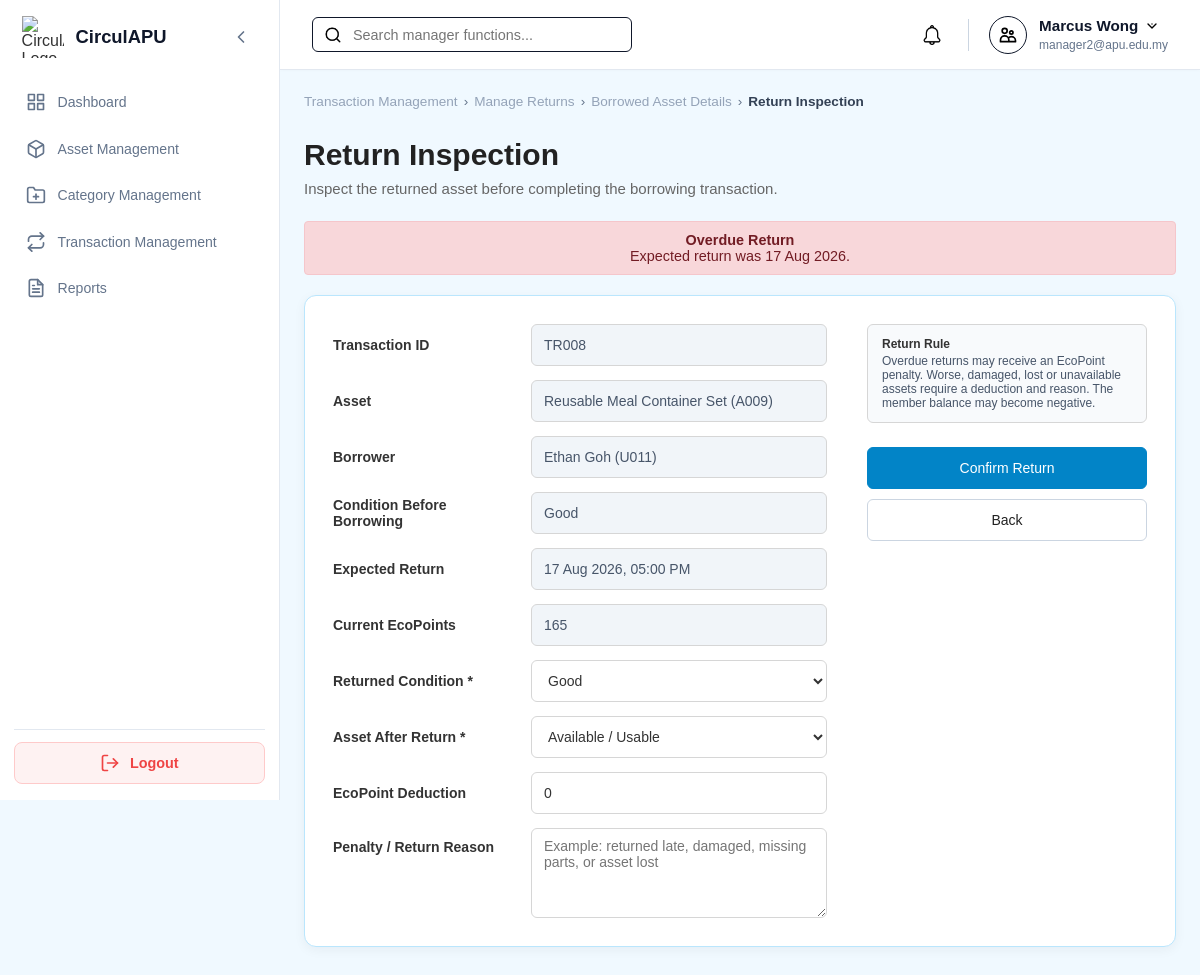
Screenshot of /Manager/inspect_asset_return.php?transactionID=TR008 (signed in) with the database file from the repository.
### tables this page shows
CREATE TABLE `borrowings` (
  `borrowID` varchar(10) NOT NULL,
  `assetID` varchar(10) NOT NULL,
  `borrowerID` varchar(10) NOT NULL,
  `transactionID` varchar(10) NOT NULL,
  `borrowDate` timestamp NOT NULL DEFAULT current_timestamp(),
  `expectedReturnDate` datetime NOT NULL,
  `actualReturnDate` datetime DEFAULT NULL,
  `borrowingStatus` enum('Pending','Approved','Borrowed','Returned','Completed','Cancelled','Overdue') NOT NULL
);

CREATE TABLE `transactionrequests` (
  `transactionID` varchar(10) NOT NULL,
  `assetID` varchar(10) NOT NULL,
  `requesterID` varchar(10) NOT NULL,
  `requestDate` timestamp NOT NULL DEFAULT current_timestamp(),
  `requestStatus` enum('Pending','Approved','In Progress','Completed','Cancelled','Rejected','Overdue') NOT NULL DEFAULT 'Pending',
  `managerRemark` varchar(255) DEFAULT NULL,
  `decisionDate` timestamp NULL DEFAULT NULL,
  `requestMessage` varchar(255) DEFAULT NULL
);

CREATE TABLE `assets` (
  `assetID` varchar(10) NOT NULL,
  `ownerID` varchar(10) NOT NULL,
  `categoryID` varchar(10) NOT NULL,
  `assetName` varchar(150) NOT NULL,
  `description` varchar(255) DEFAULT NULL,
  `assetCondition` enum('New','Like New','Good','Fair','Poor') NOT NULL,
  `imageURL` varchar(255) DEFAULT NULL,
  `availabilityStatus` enum('Available','Reserved','Borrowed','Unavailable') NOT NULL,
  `listingStatus` enum('Draft','Pending Review','Ready for Verification','Approved','Published','Rejected','Removed') NOT NULL,
  `createdDate` timestamp NOT NULL DEFAULT current_timestamp(),
  `updatedDate` timestamp NULL DEFAULT NULL ON UPDATE current_timestamp(),
  `verificationStatus` enum('Pending','Approved','Rejected') NOT NULL
);

CREATE TABLE `user` (
  `userID` varchar(10) NOT NULL,
  `name` varchar(100) NOT NULL,
  `email` varchar(100) NOT NULL,
  `password` varchar(255) NOT NULL,
  `role` enum('Member','Auditor','Manager','Admin') NOT NULL DEFAULT 'Member',
  `status` enum('Active','Suspended','Deleted') NOT NULL DEFAULT 'Active',
  `ecopoint` int(11) NOT NULL DEFAULT 0,
  `dateCreated` timestamp NOT NULL DEFAULT current_timestamp()
);

### Manager/inspect_asset_return.php (the view, shortened to what this page needs)
<?php
require_once '../db.php';
function e($v): string { return htmlspecialchars((string)$v,ENT_QUOTES,'UTF-8'); }
function d($v,bool $time=true): string { return $v&&strtotime($v)?date($time?'d M Y, h:i A':'d M Y',strtotime($v)):'-'; }
$manager=$_SESSION['user_id'];$id=trim($_GET['transactionID']??'');$back=trim($_GET['back']??'');$source=$_GET['source']??'returns';
$notificationURL='manager_notifications.php'.($back?'?'.$back:'');
$manageReturnsURL='manager_borrowed_assets.php'.($back?'?'.$back:'');
$backParam=($source==='notifications'?'&source=notifications':'').($back?'&back='.rawurlencode($back):'');
$conditions=['New','Like New','Good','Fair','Poor'];$t=$b=$upcomingReservation=null;$error='';
try{
    $c=$conn;$c->set_charset('utf8mb4');
    $s=$c->prepare("
        SELECT t.transactionID,t.requestStatus,t.requesterID,a.assetID,a.assetName,a.assetCondition,a.availabilityStatus,
               u.name borrowerName,u.ecopoint
        FROM transactionrequests t JOIN assets a ON t.assetID=a.assetID JOIN user u ON t.requesterID=u.userID
        WHERE t.transactionID=? LIMIT 1");
    $s->bind_param('s',$id);$s->execute();$t=$s->get_result()->fetch_assoc();$s->close();
    if(!$t)$error='The selected transaction could not be found.';
    else{
        $s=$c->prepare("SELECT * FROM borrowings WHERE transactionID=? ORDER BY borrowDate DESC LIMIT 1");
        $s->bind_param('s',$id);$s->execute();$b=$s->get_result()->fetch_assoc();$s->close();
    }
}catch(Throwable $z){error_log($z->getMessage());$error='Unable to process the asset return. Please try again.';}
$overdue=$b&&$b['expectedReturnDate']&&date('Y-m-d',strtotime($b['expectedReturnDate']))<date('Y-m-d');
?>
<!DOCTYPE html>
<html lang="en">
<head>
<link rel="stylesheet" href="../style.css"><link rel="stylesheet" href="manager_style.css"><link rel="stylesheet" href="manager_mobile.css">
</head>
<body class="role-manager">
<div class="dashboard-container">
<?php include '../sidebar.php';?><div class="main-content"><?php include '../header.php';?>
<main class="page-body">
<section class="management-heading">
<?php if($source==='notifications'):?>
<div class="breadcrumb"><a href="<?=e($notificationURL)?>">Notifications</a><span>›</span><a href="manager_borrowed_asset_view.php?transactionID=<?=e($id)?><?=e($backParam)?>">Borrowed Asset Details</a><span>›</span><span class="breadcrumb-current">Return Inspection</span></div>
<?php else:?>
<div class="breadcrumb"><a href="manager_transactions.php">Transaction Management</a><span>›</span><a href="<?=e($manageReturnsURL)?>">Manage Returns</a><span>›</span><a href="manager_borrowed_asset_view.php?transactionID=<?=e($id)?><?=e($backParam)?>">Borrowed Asset Details</a><span>›</span><span class="breadcrumb-current">Return Inspection</span></div>
<?php endif;?>
<h1>Return Inspection</h1><p>Inspect the returned asset before completing the borrowing transaction.</p>
</section>
<?php if($t&&$b):?>
<?php if($overdue):?>
<div class="alert alert-error"><strong>Overdue Return</strong><br>Expected return was <?=e(d($b['expectedReturnDate'],false))?>.</div>
<?php else:?>
<div class="asset-form-note"><strong>Return Accepted Before / On Due Date</strong><p>Expected return: <?=e(d($b['expectedReturnDate'],false))?>. The member may return the asset at any time while borrowing is active.</p></div>
<?php endif;?>
<section class="content-card asset-form-card">
<form method="POST" id="returnForm">
<div class="asset-form-layout">
<div class="asset-form-fields">
<div class="asset-form-row"><label>Transaction ID</label><input value="<?=e($id)?>" readonly></div>
<div class="asset-form-row"><label>Asset</label><input value="<?=e($t['assetName'].' ('.$t['assetID'].')')?>" readonly></div>
<div class="asset-form-row"><label>Borrower</label><input value="<?=e($t['borrowerName'].' ('.$t['requesterID'].')')?>" readonly></div>
<div class="asset-form-row"><label>Condition Before Borrowing</label><input value="<?=e($t['assetCondition'])?>" readonly></div>
<div class="asset-form-row"><label>Expected Return</label><input value="<?=e(d($b['expectedReturnDate']))?>" readonly></div>
<div class="asset-form-row"><label>Current EcoPoints</label><input value="<?=e($t['ecopoint'])?>" readonly></div>
<div class="asset-form-row">
<label for="returnedCondition">Returned Condition *</label>
<select id="returnedCondition" name="returnedCondition" required>
<?php foreach($conditions as $v):?><option value="<?=e($v)?>" <?=($_POST['returnedCondition']??$t['assetCondition'])===$v?'selected':''?>><?=e($v)?></option><?php endforeach;?>
</select>
</div>
<div class="asset-form-row">
<label for="returnOutcome">Asset After Return *</label>
<select id="returnOutcome" name="returnOutcome" required>
<option value="Available" <?=($_POST['returnOutcome']??'Available')==='Available'?'selected':''?>>Available / Usable</option>
</select>
</div>
<div class="asset-form-row">
<label for="ecoDeduction">EcoPoint Deduction</label>
<input type="number" min="0" step="1" id="ecoDeduction" name="ecoDeduction" value="<?=e($_POST['ecoDeduction']??0)?>">
</div>
<div class="asset-form-row asset-form-textarea">
<label for="reason">Penalty / Return Reason</label>
<textarea id="reason" name="reason" maxlength="255" rows="4" placeholder="Example: returned late, damaged, missing parts, or asset lost"><?=e($_POST['reason']??'')?></textarea>
</div>
</div>
<aside class="asset-form-side">
<div class="asset-form-note">
<strong>Return Rule</strong>
<p>Overdue returns may receive an EcoPoint penalty. Worse, damaged, lost or unavailable assets require a deduction and reason. The member balance may become negative.</p>
</div>
<div class="asset-form-actions">
<button type="button" class="asset-form-submit" onclick="openReturnConfirm()">Confirm Return</button>
<a href="manager_borrowed_asset_view.php?transactionID=<?=e($id)?><?=e($backParam)?>" class="asset-form-back">Back</a>
</div>
</aside>
</div>
</form>
</section>
<?php endif;?>
</main>
</div></div>
</body></html>

### style.css (style rules this page uses)
:root { --sidebar-width: 280px; --sidebar-collapsed-width: 80px; --header-height: 70px; --transition-speed: 0.3s; }
body.role-manager { --primary-color: #0284c7; --primary-hover: #0369a1; --bg-color: #f0f9ff; --card-bg: #ffffff; --badge-bg: #e0f2fe; --badge-text: #0369a1; --border-color: #bae6fd; }
body { --primary-color: #333333; --primary-hover: #000000; --bg-color: #f7f9fc; --card-bg: #ffffff; --badge-bg: #e0e0e0; --badge-text: #333333; --border-color: #e2e8f0; }
* { box-sizing: border-box; margin: 0; padding: 0; font-family: Arial, Helvetica, sans-serif; }
html, body { width: 100%; min-height: 100vh; background-color: var(--bg-color); color: #333333; }
.dashboard-container { display: flex; width: 100vw; min-height: 100vh; position: relative; background-color: var(--bg-color); }
.main-content { margin-left: var(--sidebar-width); width: calc(100vw - var(--sidebar-width)); min-height: 100vh; display: flex; flex-direction: column; flex-grow: 1; transition: margin-left var(--transition-speed) ease-in-out, width var(--transition-speed) ease-in-out; }
.page-body { padding: 1.5rem; flex-grow: 1; width: 100%; }
.content-card { min-width: 0; margin-bottom: 30px; padding: 24px; background-color: var(--card-bg); border: 1px solid var(--border-color); border-radius: 12px; box-shadow: 0 3px 12px rgba(15, 23, 42, 0.05); }
.alert { padding: 10px; border-radius: 4px; font-size: 0.9rem; text-align: center; margin-bottom: 20px; }
.alert-error, .error-alert { background-color: #f8d7da; color: #721c24; border: 1px solid #f5c6cb; }
.breadcrumb { display: flex; align-items: center; gap: 6px; font-size: 11px; font-weight: 500; color: #94a3b8; }
.breadcrumb a { color: #94a3b8; text-decoration: none; transition: color 0.15s ease; }
.breadcrumb .breadcrumb-current { color: #334155; font-weight: 600; }
.management-heading { display: flex; flex-direction: column; align-items: flex-start; gap: 5px; margin-bottom: 24px; }
.management-heading h1 { margin: 0 0 3px; font-size: 30px; color: #222222; }
.management-heading p { margin: 0; color: #666666; font-size: 15px; }
.breadcrumb { font-size: 0.85rem; color: var(--text-secondary, #64748b); margin-bottom: 1.5rem; }

### Manager/manager_style.css (style rules this page uses)
.asset-detail-card, .asset-form-card { padding: 28px; }
.asset-detail-layout, .asset-form-layout { display: grid; grid-template-columns: minmax(0, 1.7fr) minmax(280px, 0.8fr); gap: 40px; align-items: start; }
.asset-detail-information, .asset-form-fields { display: flex; flex-direction: column; gap: 14px; }
.asset-detail-row, .asset-form-row { display: grid; grid-template-columns: 180px minmax(0, 1fr); gap: 18px; align-items: center; }
.asset-detail-label, .asset-form-row label, .asset-form-upload label { color: #333333; font-size: 14px; font-weight: 600; }
.description-row, .asset-form-textarea { align-items: start; }
.description-row .asset-detail-label, .asset-form-textarea label { padding-top: 11px; }
.asset-form-row input, .asset-form-row select, .asset-form-row textarea { width: 100%; min-height: 42px; padding: 9px 12px; border: 1px solid #d6d6d6; border-radius: 6px; background-color: #ffffff; color: #333333; font-family: inherit; font-size: 14px; outline: none; }
.asset-form-row input[readonly], .category-form-row input[readonly] { background-color: #f1f5f9; color: #475569; cursor: not-allowed; }
.asset-form-textarea textarea { min-height: 90px; resize: vertical; }
.asset-detail-side, .asset-form-side { display: flex; flex-direction: column; gap: 24px; }
.asset-detail-actions, .asset-form-actions { display: flex; flex-direction: column; gap: 10px; }
.asset-detail-action-btn, .asset-detail-back-btn, .asset-form-submit, .asset-form-reset, .asset-form-back { width: 100%; min-height: 42px; padding: 9px 14px; display: flex; align-items: center; justify-content: center; gap: 9px; border: 1px solid #cbd5e1; border-radius: 6px; background-color: #ffffff; color: #222222; font-family: inherit; font-size: 14px; font-weight: 500; text-decoration: none; cursor: pointer; }
.asset-form-submit { border-color: var(--primary-color); background-color: var(--primary-color); color: #ffffff; }
.asset-form-note { padding: 12px 14px; border: 1px solid #d6d6d6; border-radius: 6px; background-color: #f8fafc; color: #475569; font-size: 12px; }
.asset-form-note strong { display: block; margin-bottom: 3px; color: #333333; }
.asset-form-note p { margin: 0; }

### rows the page displays
borrowings: expectedReturnDate "17 Aug 2026", expectedReturnDate "17 Aug 2026, 05:00 PM"
transactionrequests: assetID.assetID "Reusable Meal Container Set (A009)", requesterID.name "Ethan Goh (U011)", assetID.assetCondition "Good", requesterID.ecopoint "165"
assets: returnedCondition "Good"

### other values shown
$user_name "Marcus Wong"
$user_email "manager2@apu.edu.my"
